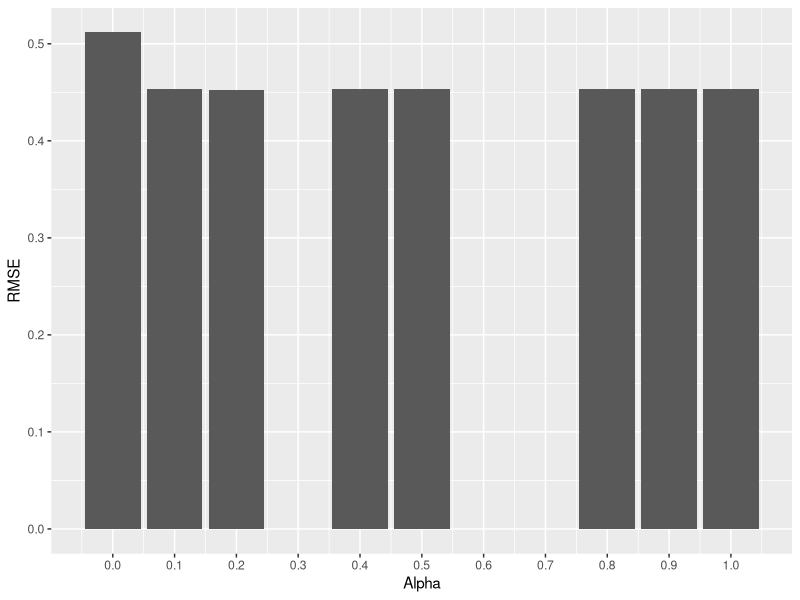
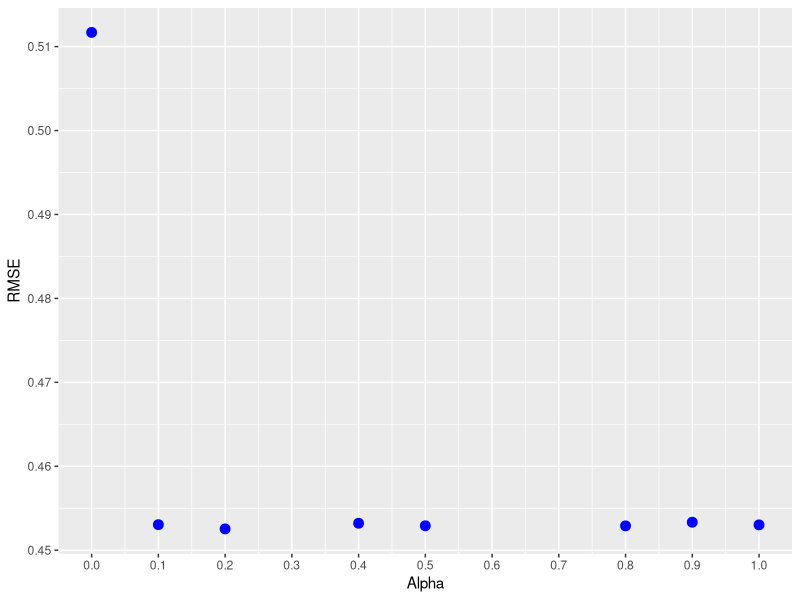

Here is the R script that generated these plots, in order:
library(dplyr)
library(glmnet)
library(MLmetrics)
library(ggplot2)

#reading file
rawfile<-read.csv("ObesityDataSet_fixed.csv")

#shuffling data frames
data<-rawfile[sample(nrow(rawfile)),]

#splitting into five sets of training/testing files
#1
trainset_1<-data[423:nrow(data),]
testset_1<-data[1:422,]
#2
trainset_2<-data[1:422,]
trainset_2_tmp<-data[845:nrow(data),]
trainset_2<-rbind(trainset_2,trainset_2_tmp)
testset_2<-data[423:844,]
#3
trainset_3<-data[1:844,]
trainset_3_tmp<-data[1267:nrow(data),]
trainset_3<-rbind(trainset_3,trainset_3_tmp)
testset_3<-data[845:1266,]
#4
trainset_4<-data[1:1266,]
trainset_4_tmp<-data[1689:nrow(data),]
trainset_4<-rbind(trainset_4,trainset_4_tmp)
testset_4<-data[1267:1688,]
#5
trainset_5<-data[1:1688,]
testset_5<-data[1689:2111,]

#gets measured response variables
data_Y<-data[17]
#creates empty vectors to store mean RMSE values
data_RMSE<-rep(NA,11)

#for each value of alpha
for(i in seq(0,1,0.1)){
  #empty vectors to store predicted Y values
  resultsdata<-rep(NA,nrow(rawfile))
  #empty vectors to store RMSE of each group k 
  data_RMSE_tmp<-rep(NA,5)
  #training models
  model_1 <- cv.glmnet(x=as.matrix(trainset_1[1:16]),y=as.matrix(trainset_1[17]),type.measure="mse", 
                          alpha=i,family="gaussian")
  model_2 <- cv.glmnet(x=as.matrix(trainset_2[1:16]),y=as.matrix(trainset_2[17]),type.measure="mse", 
                             alpha=i,family="gaussian")
  model_3 <- cv.glmnet(x=as.matrix(trainset_3[1:16]),y=as.matrix(trainset_3[17]),type.measure="mse", 
                             alpha=i,family="gaussian")
  model_4 <- cv.glmnet(x=as.matrix(trainset_4[1:16]),y=as.matrix(trainset_4[17]),type.measure="mse", 
                             alpha=i,family="gaussian")
  model_5 <- cv.glmnet(x=as.matrix(trainset_5[1:16]),y=as.matrix(trainset_5[17]),type.measure="mse", 
                             alpha=i,family="gaussian")
  #predicting Ys
  pred_1 <- predict(model_1,s=model_1$lambda.1se,
                           newx=as.matrix(testset_1[1:16]))
  pred_2 <- predict(model_2,s=model_2$lambda.1se,
                          newx=as.matrix(testset_2[1:16]))
  pred_3 <- predict(model_3,s=model_3$lambda.1se,
                          newx=as.matrix(testset_3[1:16]))
  pred_4 <- predict(model_4,s=model_4$lambda.1se,
                          newx=as.matrix(testset_4[1:16]))
  pred_5 <- predict(model_5,s=model_1$lambda.1se,
                          newx=as.matrix(testset_5[1:16]))
  #appends predicted Y values to the dataframe that contains measured Y values
  resultsdata[1:422]<-pred_1
  resultsdata[423:844]<-pred_2
  resultsdata[845:1266]<-pred_3
  resultsdata[1267:1688]<-pred_4
  resultsdata[1689:2111]<-pred_5
  #for each value of alpha, calculates RMSE of every group k
  #and then computes the average RMSE
  data_Y$alpha<-resultsdata
  data_RMSE_tmp[1]<-RMSE(data_Y$alpha[1:422],data_Y$condition[1:422])
  data_RMSE_tmp[2]<-RMSE(data_Y$alpha[423:844],data_Y$condition[423:844])
  data_RMSE_tmp[3]<-RMSE(data_Y$alpha[845:1266],data_Y$condition[845:1266])
  data_RMSE_tmp[4]<-RMSE(data_Y$alpha[1267:1688],data_Y$condition[1267:1688])
  data_RMSE_tmp[5]<-RMSE(data_Y$alpha[1689:2111],data_Y$condition[1689:2111])
  if (i==0){data_RMSE[1]<-mean(data_RMSE_tmp)}
  else if (i==0.1){data_RMSE[2]<-mean(data_RMSE_tmp)}
  else if (i==0.2){data_RMSE[3]<-mean(data_RMSE_tmp)}
  else if (i==0.3){data_RMSE[4]<-mean(data_RMSE_tmp)}
  else if (i==0.4){data_RMSE[5]<-mean(data_RMSE_tmp)}
  else if (i==0.5){data_RMSE[6]<-mean(data_RMSE_tmp)}
  else if (i==0.6){data_RMSE[7]<-mean(data_RMSE_tmp)}
  else if (i==0.7){data_RMSE[8]<-mean(data_RMSE_tmp)}
  else if (i==0.8){data_RMSE[9]<-mean(data_RMSE_tmp)}
  else if (i==0.9){data_RMSE[10]<-mean(data_RMSE_tmp)}
  else if (i==1){data_RMSE[11]<-mean(data_RMSE_tmp)}
}

#compiling results
compiled<-matrix(data=NA,nrow=11,ncol=2)
compiled[,1]<-seq(0,1,0.1)
compiled[,2]<-data_RMSE
colnames(compiled)<-c("Alpha","RMSE")
compiled<-as.data.frame(compiled)
compiled[,]<-sapply(compiled[,],as.numeric)

#making plots
ggplot(compiled,aes(x=Alpha,y=RMSE))+geom_col()+
  scale_x_continuous(breaks=c(0,0.1,0.2,0.3,0.4,0.5,0.6,0.7,0.8,0.9,1))

ggplot(compiled,aes(x=Alpha,y=RMSE))+geom_point(shape=19,color="blue",size=3)+
  scale_x_continuous(breaks=c(0,0.1,0.2,0.3,0.4,0.5,0.6,0.7,0.8,0.9,1))
